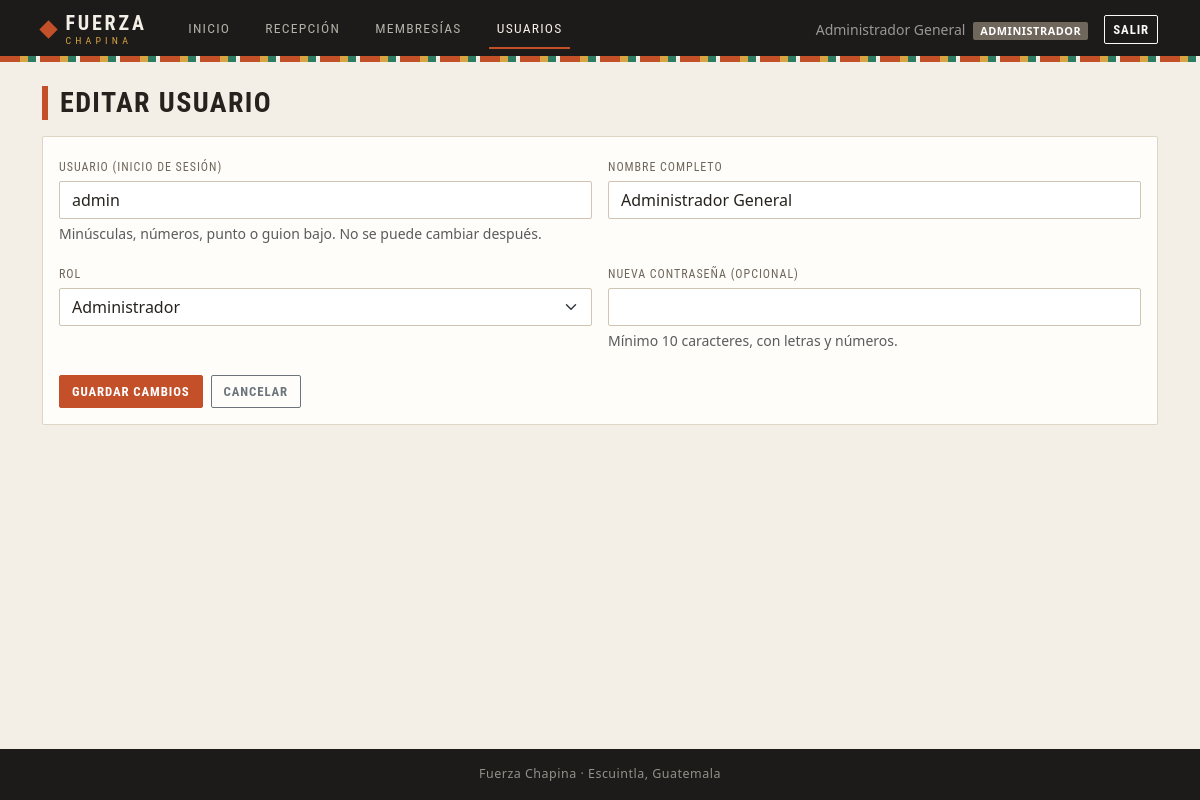
/index.php?c=usuario&a=editar&id=1 (signed in), run on the app's committed database.
### tables this page shows
CREATE TABLE usuarios (
    id            INT UNSIGNED AUTO_INCREMENT PRIMARY KEY,
    usuario       VARCHAR(30)  NOT NULL,
    password_hash VARCHAR(255) NOT NULL,
    nombre        VARCHAR(100) NOT NULL,
    rol           ENUM('administrador','recepcionista') NOT NULL,
    activo        TINYINT(1)   NOT NULL DEFAULT 1,
    CONSTRAINT uq_usuarios_usuario UNIQUE (usuario)
);

### core/helpers.php (called while the page is built, shortened)
<?php
function e(mixed $valor): string
{
    return htmlspecialchars((string) $valor, ENT_QUOTES | ENT_SUBSTITUTE, 'UTF-8');
}
function url(string $controlador = 'home', string $accion = 'index', array $params = []): string
{
    return BASE_URL . '/index.php?' . http_build_query(['c' => $controlador, 'a' => $accion] + $params);
}
function renderizar(string $vista, array $datos = []): void
{
    extract($datos, EXTR_SKIP);
    require BASE_PATH . '/views/layout/header.php';
    require BASE_PATH . "/views/{$vista}.php";
    require BASE_PATH . '/views/layout/footer.php';
}

### core/Controller.php (called while the page is built, shortened)
<?php
abstract class Controller
{
    protected function render(string $vista, array $datos = []): void
    {
        renderizar($vista, $datos);
    }
    protected function registro(mixed $id, callable $buscar, string $entidad): array
    {
        $numero = filter_var($id, FILTER_VALIDATE_INT, ['options' => ['min_range' => 1]]);
        $fila = $numero !== false ? $buscar($numero) : null;
        return $fila;
    }
}

### controllers/UsuarioController.php (called while the page is built, shortened)
<?php
final class UsuarioController extends Controller
{
    public function editar(): void
    {
        $u = $this->registro($_GET['id'] ?? null, [Usuario::class, 'buscar'], 'Usuario');
        $this->formulario($u, [
            'usuario' => $u['usuario'],
            'nombre'  => $u['nombre'],
            'rol'     => $u['rol'],
        ]);
    }
    private function formulario(?array $usuario, array $valores, array $errores = []): void
    {
        $this->render('usuarios/form', [
            'titulo'  => $usuario ? 'Editar usuario' : 'Nuevo usuario',
            'usuario' => $usuario,
            'valores' => $valores,
            'errores' => $errores,
            'roles'   => Usuario::ROLES,
        ]);
    }
}

### index.php (called while the page is built, shortened)
<?php
require BASE_PATH . '/core/helpers.php';
spl_autoload_register(static function (string $clase): void {
    foreach (['core', 'models', 'controllers'] as $carpeta) {
        $archivo = BASE_PATH . "/{$carpeta}/{$clase}.php";
        if (is_file($archivo)) {
            return;
        }
    }
});
try {
    $a = is_string($_GET['a'] ?? null) ? strtolower($_GET['a']) : 'index';
    $controlador = new $clase();
    $controlador->$a();
} catch (Throwable $e) {
    error_log((string) $e);
    if ($e instanceof PDOException) {
        mostrarError(500, 'Base de datos no disponible',
            'No se pudo usar la base de datos. Verifica que MySQL esté iniciado en XAMPP y que database.sql se haya importado completo.');
    }
    mostrarError(500, 'Error del sistema', 'Ocurrió un problema inesperado. Inténtalo de nuevo más tarde.');
}

### core/Auth.php (called while the page is built, shortened)
<?php
final class Auth
{
    public static function check(): bool
    {
        return isset($_SESSION['usuario']);
    }
    public static function usuario(): ?array
    {
        return $_SESSION['usuario'] ?? null;
    }
    public static function tieneRol(string ...$roles): bool
    {
        return self::check() && in_array($_SESSION['usuario']['rol'], $roles, true);
    }
}

### config/database.php (called while the page is built, shortened)
<?php
return [
    'host'    => '127.0.0.1',
    'port'    => 3306,
    'dbname'  => 'fuerza_chapina',
    'user'    => 'fc_app',
    'pass'    => 'FcApp2026!',
    'charset' => 'utf8mb4',
];

### core/Database.php (called while the page is built, shortened)
<?php
final class Database
{
    private static ?PDO $pdo = null;
    public static function pdo(): PDO
    {
        if (self::$pdo === null) {
            $c = require BASE_PATH . '/config/database.php';
            $dsn = sprintf(
                'mysql:host=%s;port=%d;dbname=%s;charset=%s',
                $c['host'], $c['port'], $c['dbname'], $c['charset']
            );
            self::$pdo = new PDO($dsn, $c['user'], $c['pass'], [
                PDO::ATTR_ERRMODE            => PDO::ERRMODE_EXCEPTION,
                PDO::ATTR_DEFAULT_FETCH_MODE => PDO::FETCH_ASSOC,
                PDO::ATTR_EMULATE_PREPARES   => false,
            ]);
            self::$pdo->exec("SET time_zone = '-06:00'");
        }
        return self::$pdo;
    }
}

### models/Usuario.php (called while the page is built, shortened)
<?php
final class Usuario
{
    public static function buscar(int $id): ?array
    {
        $stmt = Database::pdo()->prepare('SELECT id, usuario, nombre, rol, activo FROM usuarios WHERE id = :id');
        $stmt->execute([':id' => $id]);
        return $stmt->fetch() ?: null;
    }
}

### views/usuarios/form.php (the view, shortened to what this page needs)
<?php $editando = $usuario !== null; ?>
<h1 class="h3 mb-3"><?= $editando ? 'Editar usuario' : 'Nuevo usuario' ?></h1>
<form method="post" action="<?= e(url('usuario', $editando ? 'actualizar' : 'guardar')) ?>" class="card card-body" autocomplete="off">
    <div class="row g-3">
        <div class="col-12 col-md-6">
            <label for="usuario" class="form-label">Usuario (inicio de sesión)</label>
            <input type="text" id="usuario" name="usuario" class="form-control"
                   value="<?= e($valores['usuario']) ?>" maxlength="30" pattern="[a-z0-9._]{3,30}"
                   <?= $editando ? 'readonly' : 'required' ?>>
            <div class="form-text">Minúsculas, números, punto o guion bajo. No se puede cambiar después.</div>
        </div>
        <div class="col-12 col-md-6">
            <label for="nombre" class="form-label">Nombre completo</label>
            <input type="text" id="nombre" name="nombre" class="form-control"
                   value="<?= e($valores['nombre']) ?>" maxlength="100" required>
        </div>
        <div class="col-12 col-md-6">
            <label for="rol" class="form-label">Rol</label>
            <select id="rol" name="rol" class="form-select" required>
                <?php foreach ($roles as $rol): ?>
                    <option value="<?= e($rol) ?>" <?= $valores['rol'] === $rol ? 'selected' : '' ?>><?= e(ucfirst($rol)) ?></option>
                <?php endforeach; ?>
            </select>
        </div>
        <div class="col-12 col-md-6">
            <label for="password" class="form-label"><?= $editando ? 'Nueva contraseña (opcional)' : 'Contraseña' ?></label>
            <input type="password" id="password" name="password" class="form-control"
                   minlength="10" maxlength="72" autocomplete="new-password" <?= $editando ? '' : 'required' ?>>
            <div class="form-text">Mínimo 10 caracteres, con letras y números.</div>
        </div>
    </div>
    <div class="mt-4 d-flex gap-2">
        <button type="submit" class="btn btn-primary"><?= $editando ? 'Guardar cambios' : 'Crear usuario' ?></button>
        <a class="btn btn-outline-secondary" href="<?= e(url('usuario', 'listar')) ?>">Cancelar</a>
    </div>
</form>

### views/layout/menu.php (shortened to what this page needs)
<?php
$menuOpciones = [
    ['etiqueta' => 'Inicio',     'c' => 'home',      'a' => 'index',  'roles' => ['administrador', 'recepcionista']],
    ['etiqueta' => 'Recepción',  'c' => 'recepcion', 'a' => 'index',  'roles' => ['administrador', 'recepcionista']],
    ['etiqueta' => 'Membresías', 'c' => 'membresia', 'a' => 'listar', 'roles' => ['administrador', 'recepcionista']],
    ['etiqueta' => 'Usuarios',   'c' => 'usuario',   'a' => 'listar', 'roles' => ['administrador']],
];
$menuActual  = $_GET['c'] ?? 'home';
$menuUsuario = Auth::usuario();
?>
<nav class="navbar navbar-expand-lg navbar-dark navbar-fc">
    <div class="container">
        <a class="marca" href="<?= e(url('home')) ?>" aria-label="<?= e(APP_NAME) ?> · Inicio">
            <span class="marca-nombre">
                <span class="marca-fuerza">FUERZA</span>
                <span class="marca-chapina">CHAPINA</span>
            </span>
        </a>
        <div class="collapse navbar-collapse" id="menuPrincipal">
            <ul class="navbar-nav ms-lg-4 me-auto">
                <?php foreach ($menuOpciones as $opcion): ?>
                    <?php if (Auth::tieneRol(...$opcion['roles'])): ?>
                        <li class="nav-item">
                            <a class="nav-link <?= $menuActual === $opcion['c'] ? 'active' : '' ?>"
                               href="<?= e(url($opcion['c'], $opcion['a'])) ?>"><?= e($opcion['etiqueta']) ?></a>
                        </li>
                    <?php endif; ?>
                <?php endforeach; ?>
            </ul>
            <form method="post" action="<?= e(url('auth', 'logout')) ?>" class="d-flex align-items-center gap-3 mt-2 mt-lg-0">
                <span class="navbar-text small">
                    <?= e($menuUsuario['nombre']) ?>
                    <span class="badge text-bg-secondary ms-1"><?= e($menuUsuario['rol']) ?></span>
                </span>
                <button type="submit" class="btn btn-outline-light btn-sm">Salir</button>
            </form>
        </div>
    </div>
</nav>

### public/css/app.css (style rules this page uses)
:root { --fc-carbon: #1d1b19; --fc-hueso: #f4efe6; --fc-papel: #fffdf9; --fc-linea: #ded5c4; --fc-texto: #26231f; --fc-suave: #6f675b; --fc-achiote: #c4502a; --fc-achiote-osc: #a53f1e; --fc-ocre: #d9a441; --fc-jade: #2e7d62; --fc-rojo: #b3261e; --fc-display: "Bahnschrift", "Franklin Gothic Medium", "Arial Narrow", "Roboto Condensed", system-ui, sans-serif; --bs-body-bg: var(--fc-hueso); --bs-body-color: var(--fc-texto); --bs-border-color: var(--fc-linea); --bs-success-rgb: 46, 125, 98; --bs-danger-rgb: 179, 38, 30; --bs-warning-rgb: 217, 164, 65; --bs-info-rgb: 143, 183, 200; --bs-secondary-rgb: 111, 103, 91; --bs-link-color: var(--fc-achiote-osc); --bs-link-hover-color: var(--fc-achiote); }
body { -webkit-font-smoothing: antialiased; }
h1, h2, h3, .h1, .h2, .h3, .h4, .h5 { font-family: var(--fc-display); text-transform: uppercase; letter-spacing: .05em; font-weight: 700; }
main h1.h3 { border-left: 6px solid var(--fc-achiote); padding-left: .75rem; }
.navbar-fc { background: var(--fc-carbon); position: relative; padding-block: .65rem .85rem; }
.navbar-fc::after, .banda-tejida { content: ""; display: block; height: 6px; background: repeating-linear-gradient( 90deg, var(--fc-achiote) 0 20px, var(--fc-ocre) 20px 28px, var(--fc-jade) 28px 36px, var(--fc-hueso) 36px 40px ); }
.navbar-fc::after { position: absolute; inset: auto 0 0 0; }
.marca { display: inline-flex; align-items: center; gap: .65rem; text-decoration: none; line-height: 1; }
.marca::before { content: ""; width: 13px; height: 13px; background: var(--fc-achiote); transform: rotate(45deg); flex: none; }
.marca-nombre { display: flex; flex-direction: column; gap: 3px; }
.marca-fuerza { font-family: var(--fc-display); font-weight: 700; font-size: 1.25rem; letter-spacing: .14em; color: var(--fc-hueso); }
.marca-chapina { font-family: var(--fc-display); font-size: .62rem; letter-spacing: .42em; color: var(--fc-ocre); }
.navbar-fc .nav-link { font-family: var(--fc-display); text-transform: uppercase; letter-spacing: .09em; font-size: .85rem; color: rgba(244, 239, 230, .7); border-bottom: 2px solid transparent; padding-inline: .25rem; margin-inline: 0; }
@media (min-width: 992px) { .navbar-fc .nav-link { margin-inline: .6rem; } }
.navbar-fc .navbar-text { white-space: nowrap; }
.navbar-fc .nav-link.active { color: var(--fc-hueso); border-bottom-color: var(--fc-achiote); }
.card { background: var(--fc-papel); border: 1px solid var(--fc-linea); border-radius: 2px; box-shadow: none; }
.btn { border-radius: 2px; font-family: var(--fc-display); font-weight: 600; letter-spacing: .07em; text-transform: uppercase; font-size: .8rem; }
.btn-primary { --bs-btn-bg: var(--fc-achiote); --bs-btn-border-color: var(--fc-achiote); --bs-btn-hover-bg: var(--fc-achiote-osc); --bs-btn-hover-border-color: var(--fc-achiote-osc); --bs-btn-active-bg: #8c3418; --bs-btn-active-border-color: #8c3418; --bs-btn-disabled-bg: var(--fc-achiote); --bs-btn-disabled-border-color: var(--fc-achiote); }
.form-control, .form-select { border-radius: 2px; border-color: #cfc5b2; background-color: #fff; }
.form-label { font-family: var(--fc-display); text-transform: uppercase; letter-spacing: .08em; font-size: .75rem; color: var(--fc-suave); margin-bottom: .3rem; }
.badge { border-radius: 2px; font-weight: 600; letter-spacing: .05em; text-transform: uppercase; font-size: .68rem; }

### data on the page
usuarios: nombre "Administrador General", rol "ADMINISTRADOR", usuario "admin", rol "Administrador"

### other printed values
$opcion['etiqueta'] "INICIO"
$opcion['etiqueta'] "RECEPCIÓN"
$opcion['etiqueta'] "MEMBRESÍAS"
$opcion['etiqueta'] "USUARIOS"
APP_NAME "Fuerza Chapina"
